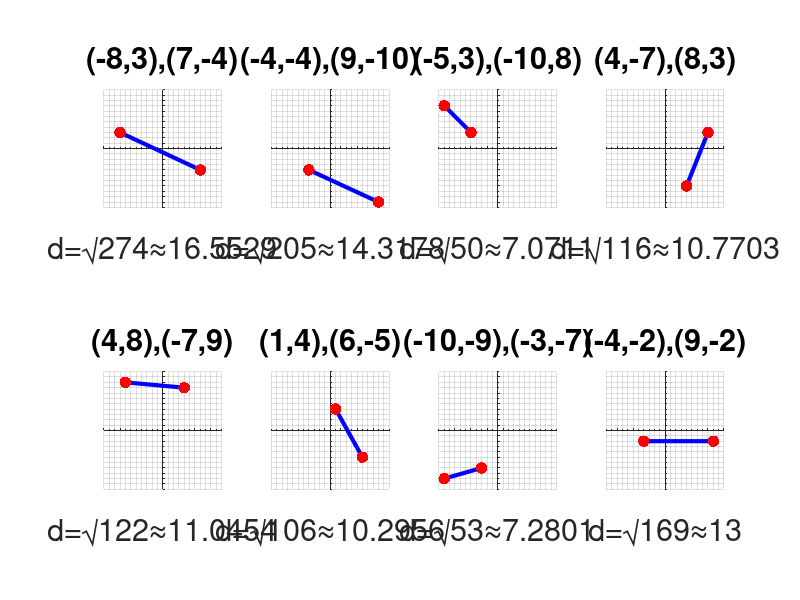

Write the MATLAB code that produced this figure.
clear all; close all; clc;
h=figure('Position',[1 21 1366 670], ...
'Name',strcat('Distancia entre dos Puntos', ...
''));
function d=pdist2(x,y)
 d=((x(2)-x(1))^2+(y(2)-y(1))^2);
endfunction
%%%%%%%%%%%%%%%%%%%%%%%%%%%%%%%%
lw=3; fs=20; ms=25; vc1=[0 0 1]; vc2=[1 0 0];
%%%%%%%%%%%%%%%%%%%%%%%%%%%%%%%% 
for i=1:8            
subplot(2,4,i)
x = randi([-10 10],2,1);
y = randi([-10 10],2,1);
hold on;
plot(x,y,'-','linewidth',lw,'color',vc1);
plot(x,y,'.','markersize',ms,'color',vc2);
xlabel(strcat('d=\surd ',num2str(pdist2(x, y)), ...
    '\approx',num2str(sqrt(pdist2(x, y)))),... 
    'interpreter','tex','fontsize',fs);
hold off;
title({strcat('(',num2str(x(1)),',',num2str(y(1)),'),(', ...
        num2str(x(2)),',',num2str(y(2)),')')}, ...
'fontsize',fs,'fontweight','bold')
axis([-11 11 -11 11])
axis square;
set(gca,'xaxislocation','origin',...
'yaxislocation','origin');
box off; grid on;
set(gca,'ytick',-11:1:11);
set(gca,'xtick',-11:1:11);
set(gca,'fontsize',fs,'yTickLabel',{})
set(gca,'fontsize',fs,'xTickLabel',{})
endfor
%%%%%%%%%%%%%%%%%%%%%%%%%%%%%%%%             
